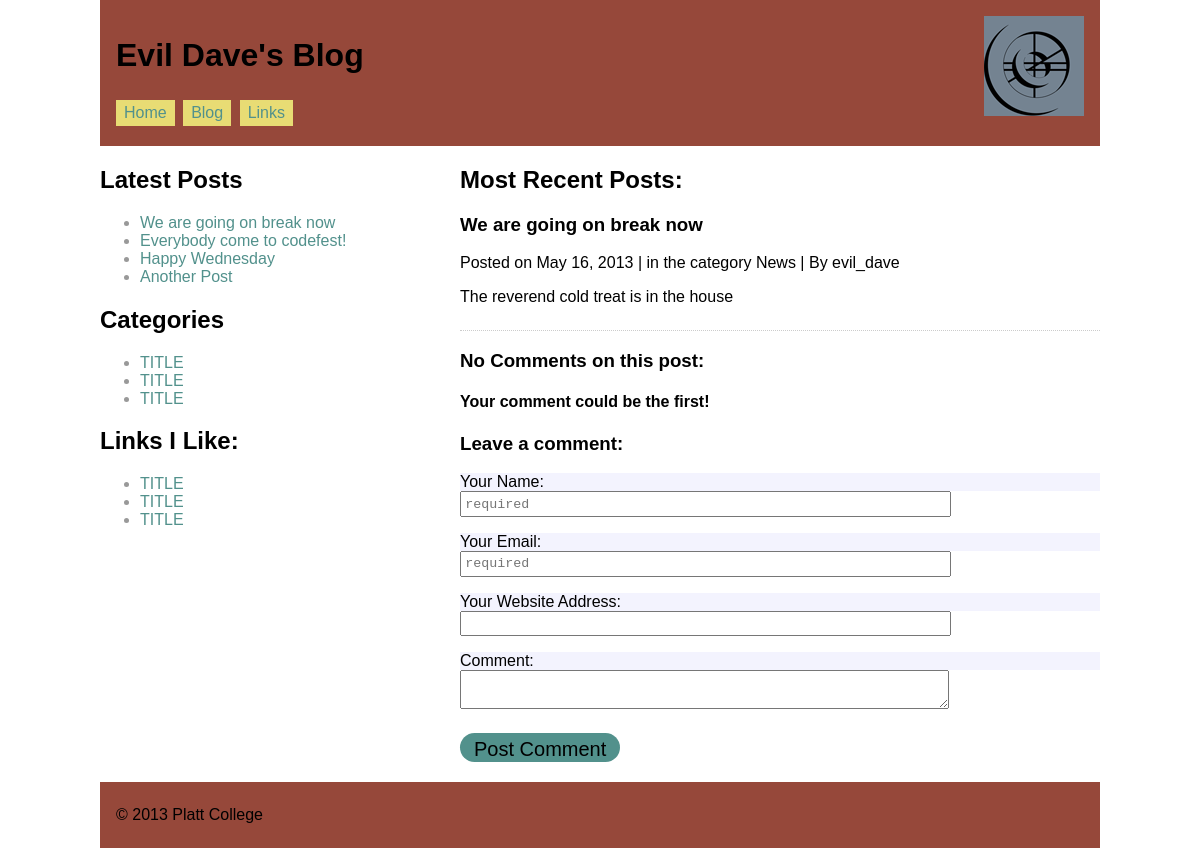
/blog/index.php?page=single&post_id=4, run on the app's committed database.
### tables this page shows
CREATE TABLE IF NOT EXISTS `posts` (
  `post_id` mediumint(8) unsigned NOT NULL AUTO_INCREMENT,
  `title` text NOT NULL,
  `date` datetime NOT NULL,
  `body` text NOT NULL,
  `category_id` mediumint(8) unsigned NOT NULL,
  `user_id` mediumint(8) unsigned NOT NULL,
  `is_public` tinyint(1) NOT NULL,
  `allow_comments` tinyint(1) NOT NULL,
  PRIMARY KEY (`post_id`)
);

CREATE TABLE IF NOT EXISTS `categories` (
  `category_id` mediumint(8) unsigned NOT NULL AUTO_INCREMENT,
  `name` varchar(40) NOT NULL,
  `color` varchar(40) NOT NULL,
  PRIMARY KEY (`category_id`)
);

CREATE TABLE IF NOT EXISTS `users` (
  `user_id` mediumint(8) unsigned NOT NULL AUTO_INCREMENT,
  `username` varchar(100) NOT NULL,
  `password` varchar(40) NOT NULL,
  `email` varchar(100) NOT NULL,
  `join_date` date NOT NULL,
  `avatar_link` varchar(100) NOT NULL,
  `is_admin` tinyint(1) NOT NULL,
  PRIMARY KEY (`user_id`)
);

### blog/content-single.php (the view, shortened to what this page needs)
<?php
$post_id =$_GET['post_id'];
$query = "SELECT posts.*, categories.*, users.username, users.user_id
FROM posts, categories, users
WHERE posts.is_public = 1
AND posts.category_id = categories.category_id
AND posts.user_id = users.user_id
AND posts.post_id = $post_id
ORDER BY posts.date DESC
LIMIT 1";
if( $result = $db->query($query) ):
	?>
<h2>Most Recent Posts:</h2>
<?php
while( $row = $result->fetch_assoc() ):
	?>
<article class="post">
	<h3><?php echo $row['title']; ?></h3>
	<div class="postmeta">Posted on <?php echo convert_date($row['date']); ?>
		| in the category <?php echo $row['name']; ?>
		| By <?php echo $row['username']; ?>
	</div>
	<p><?php echo $row['body']; ?></p>
</article>
<?php
$query_comm = "SELECT name, date, body
FROM comments
WHERE is_approved = 1
AND post_id = $post_id
ORDER BY date ASC";
if($result_comm = $db->query($query_comm)):
	?>
<section id ="comments">
	<h3><?php echo comments_number($result_comm->num_rows); ?>  on this post:</h3>
	<?php if( $result_comm->num_rows >0 ): ?>
	<ol>
	<?php
		while($row_comm = $result_comm->fetch_assoc()): ?>
		<li>
		<h4><?php echo $row_comm['name'];?> says:</h4>
		<p><?php echo $row_comm['body'];?></p>
		<time datetime="<?php echo $row_comm['date'];?>">
			<?php echo convert_date( $row_comm['date']);?>
		</time>
		</li>
	<?php endwhile;
	$result_comm->free(); ?>
	</ol>
	<?php else: ?>
	<h4> Your comment could be the first! </h4>
	<?php endif;  ?>
</section>
<?php endif;  ?>
<?php
if(1 == $row['allow_comments'] ):
	include( 'comment-form.php' );
endif;
 ?>
<?php
endwhile;
?>
<?php else: ?>
	<h2>No Posts to Show</h2>
<?php endif; ?>

### blog/function.php (shortened to what this page needs)
<?php
function convert_date($dateR){
	$engMon=array('January','February','March','April','May','June','July','August','September','October','November','December',' ');
	$l_months='January:February:March:April:May:June:July:August:September:October:November:December';
	$dateFormat='F j, Y';
	$months=explode (':', $l_months);
	$months[]='&nbsp;';
	$dfval=strtotime($dateR);
	$dateR=date($dateFormat,$dfval);
	$dateR=str_replace($engMon,$months,$dateR);
	return $dateR;
}
function comments_number($number){
	if($number == 1 ){
		echo '1 Comment';
	}elseif( $number == 0 ){
		echo 'No Comments';
	}else{
		echo "$number Comments";
	}
}

### blog/comment-form.php (shortened to what this page needs)
<section id="commentform">
	<h3>Leave a comment:</h3>
	<form method="post" action="#commentform">
		<label>Your Name:</label>
		<input type="text" name="name" id="name" required="required" placeholder="required" />
		<label>Your Email:</label>
		<input type="email" name="email" id="email" required="required" placeholder="required" />
		<label>Your Website Address:</label>
		<input type="url" name="url" id="url" />
		<label for="comment">Comment:</label>
		<textarea name="comment" id="comment"></textarea>
		<input type="submit" value="Post Comment" />
	</form>
</section>

### blog/sidebar.php
<aside>
		<?php
		$query_latest = "SELECT title, post_id
						FROM posts
						WHERE is_public = 1
						ORDER BY date DESC
						LIMIT 10";
		if( $result_latest = $db->query($query_latest) ):
		 ?>
		<h2>Latest Posts</h2>
		<ul>
			<?php
			while( $row_latest = $result_latest->fetch_assoc() ): ?>
				<li>
	<a href="index.php?page=single&amp;post_id=<?php echo $row_latest['post_id']; ?>">
					<?php echo $row_latest['title']; ?></a></li>
			<?php endwhile; ?>
		</ul>
		<?php endif; ?>
		<h2>Categories</h2>
		<ul>
			<li><a href="#">TITLE</a></li>
			<li><a href="#">TITLE</a></li>
			<li><a href="#">TITLE</a></li>
		</ul>
		<h2>Links I Like:</h2>
		<ul>
			<li><a href="#">TITLE</a></li>
			<li><a href="#">TITLE</a></li>
			<li><a href="#">TITLE</a></li>
		</ul>
</aside>

### blog/style.css (style rules this page uses)
body { width: 98%; margin: 0 auto; font-size: 100%; max-width: 62.5em; font-family: 'Georgia', sans-serif }
a { color: #52918C; text-decoration: none; }
aside { width: 30%; float: left; min-width: 9.5em; color: #999; }
aside h2 { color: #000; }
#comments { border-top: dotted 1px #CCC; margin-top: 1.5em; }
label, input[type=submit] { display: block; margin-top: 1em; background-color: #F3F3FE; }
input[type=submit], .btn { background-color: #52918C; color: black; padding: .3em .7em .15em .7em; border: none; -webkit-border-radius: 50px; border-radius: 50px; font-size: .9em; margin-bottom: 1em; font-size: 1.25em; line-height: 1em; }
input[type=text], input[type=url], input[type=email], textarea { width: 75%; padding: .25em; font-family: "Lucida Console", "Courier New", Courier, monospace; }

### data on the page
posts: title "We are going on break now", date "May 16, 2013", category.name "News", user.username "evil_dave", body "The reverend cold treat is in the house"
posts: title "Everybody come to codefest!"
posts: title "Happy Wednesday"
posts: title "Another Post"
